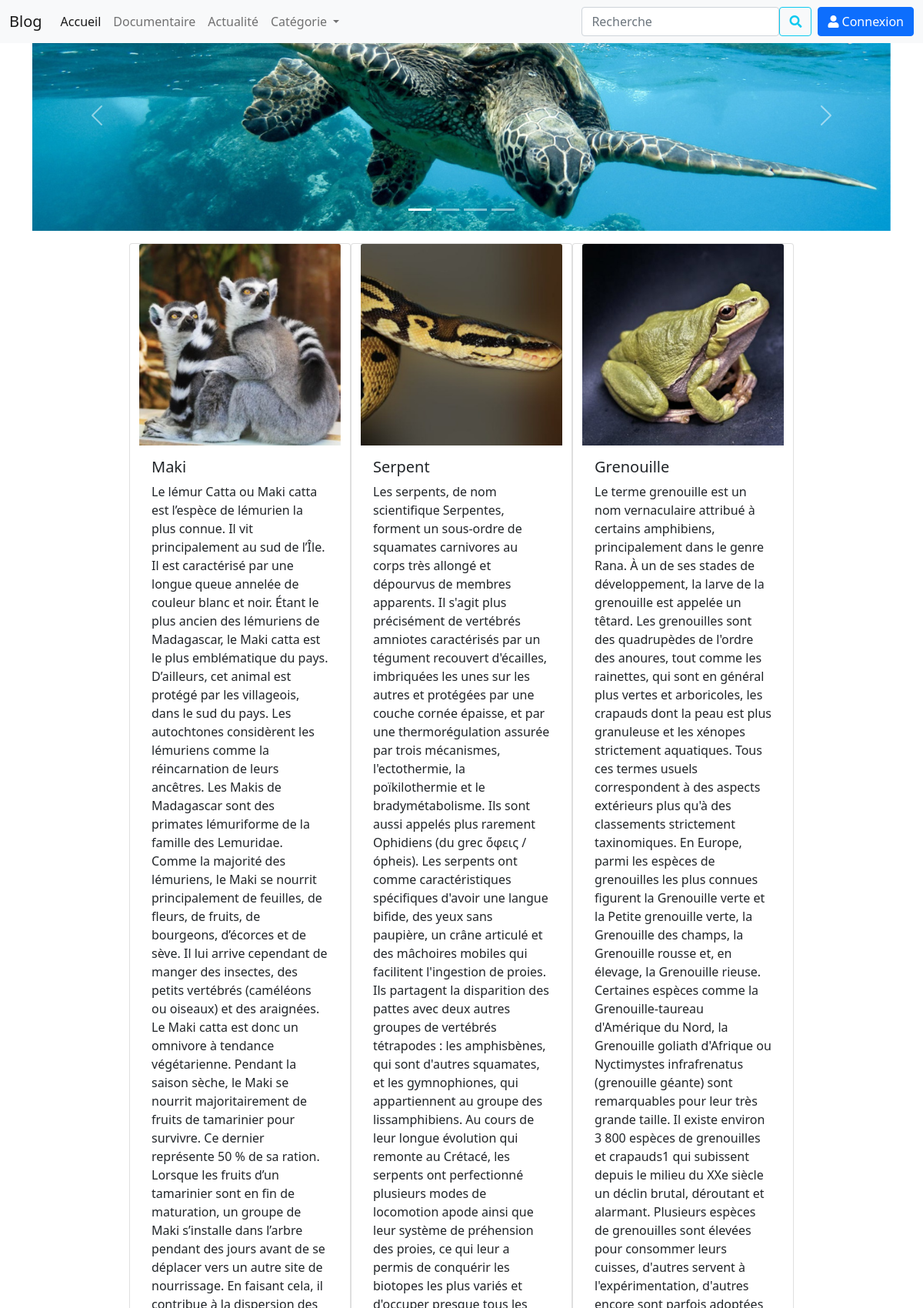
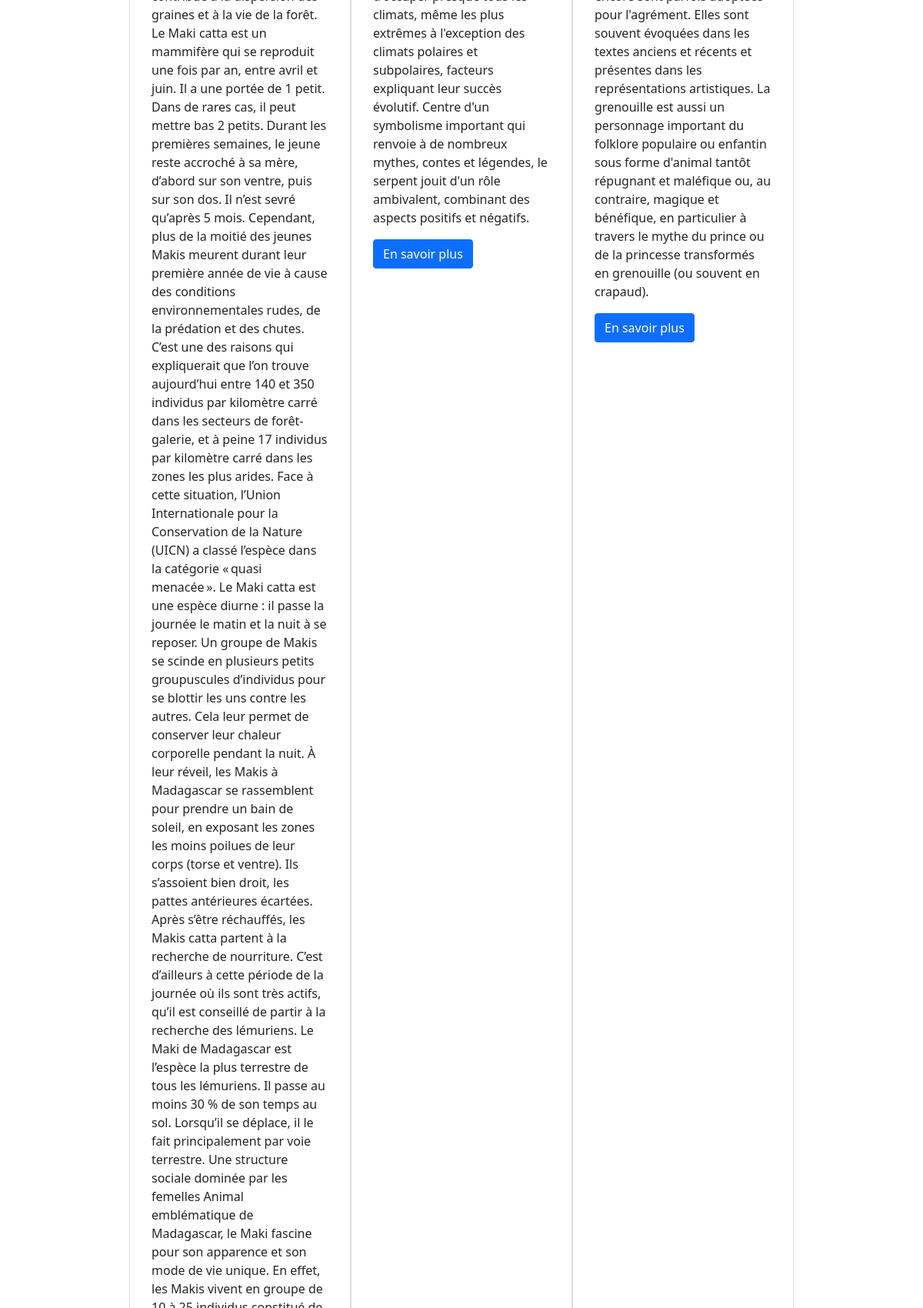
The page / (upper part) on the database its author committed (2 pictures, top to bottom).
### tables this page shows
CREATE TABLE `articles` (
  `id` int(11) NOT NULL,
  `titre` varchar(50) NOT NULL,
  `description` text NOT NULL,
  `categorie` int(11) DEFAULT NULL,
  `image` varchar(255) NOT NULL,
  `auteur` int(11) DEFAULT NULL,
  `date_creation` timestamp NOT NULL DEFAULT current_timestamp() ON UPDATE current_timestamp()
);

### admin/article/controllerArticle.php (called while the page is built, shortened)
<?php
function getArticles($pdo) {
    $stmt = $pdo->prepare("SELECT * FROM articles");
    $stmt->execute();
    return $stmt->fetchAll(PDO::FETCH_ASSOC);
}
?>

### index.php (the view, shortened to what this page needs)
<?php
require('admin/article/controllerArticle.php');
$articles = getArticles($pdo);
?>
<!DOCTYPE html>
<html lang="fr">
<head>
    <link href="/blog/assets/css/bootstrap.min.css" rel="stylesheet">
    <link href="/blog/fontawesome/css/all.min.css" rel="stylesheet">
</head>
<body>
<nav class="navbar navbar-expand-lg navbar-light bg-light fixed-top">
  <div class="container-fluid">
    <a class="navbar-brand" href="#">Blog</a>
    <div class="collapse navbar-collapse" id="navbarSupportedContent">
      <ul class="navbar-nav me-auto mb-2 mb-lg-0">
        <li class="nav-item">
          <a class="nav-link active" aria-current="page" href="#">Accueil</a>
        </li>
        <li class="nav-item">
          <a class="nav-link" href="#">Documentaire</a>
        </li>
        <li class="nav-item">
          <a class="nav-link" href="#">Actualité</a>
        </li>
        <li class="nav-item dropdown">
          <a class="nav-link dropdown-toggle" href="#" id="navbarDropdown" role="button" data-bs-toggle="dropdown" aria-expanded="false">
            Catégorie
          </a>
        </li>
      </ul>
      <form class="d-flex">
        <input class="form-control" type="search" placeholder="Recherche" aria-label="Search">
        <button class="btn btn-outline-info me-2" type="submit"><i class="fas fa-search"></i></button>
      </form>
      <a href="login-registration.php" class="btn btn-primary"><i class="fas fa-user"></i> Connexion</a>
    </div>
  </div>
</nav>
<div class="container">
<div id="carousel-animaux" class="carousel slide" data-bs-ride="carousel">
  <div class="carousel-indicators">
    <button type="button" data-bs-target="#carousel-animaux" data-bs-slide-to="0" class="active" aria-current="true" aria-label="Slide 1"></button>
    <button type="button" data-bs-target="#carousel-animaux" data-bs-slide-to="1" aria-label="Slide 2"></button>
    <button type="button" data-bs-target="#carousel-animaux" data-bs-slide-to="2" aria-label="Slide 3"></button>
    <button type="button" data-bs-target="#carousel-animaux" data-bs-slide-to="3" aria-label="Slide 4"></button>
</div>
  <div class="carousel-inner">
    <div class="carousel-item active">
      <img src="/blog/images/tortue.png" class="d-block w-100" alt="Image 1">
    </div>
  </div>
  <button class="carousel-control-prev" type="button" data-bs-target="#carousel-animaux" data-bs-slide="prev">
    <span class="carousel-control-prev-icon" aria-hidden="true"></span>
  </button>
  <button class="carousel-control-next" type="button" data-bs-target="#carousel-animaux" data-bs-slide="next">
    <span class="carousel-control-next-icon" aria-hidden="true"></span>
  </button>
</div>
<div class="row justify-content-center">
    <div class="row justify-content-center">
                <?php foreach ($articles as $article) : ?>
                <div class="col-md-3 mt-3 card" style="width: 18rem;" >
                    <img src="<?= $article["image"] ?>" class="card-img-top" alt="...">
                    <div class="card-body">
                        <h5 class="card-title"><?= $article["titre"] ?></h5>
                        <p class="card-text"><?= $article["description"] ?></p>
                        <a href="#" class="btn btn-primary">En savoir plus</a>
                    </div>
                </div>
                <?php endforeach; ?>
  </div>
</div>
</div>
</body>
</html>

### rows shown on the page
articles: image (picture), titre "Maki"
articles: image (picture), titre "Serpent", description "Les serpents, de nom scientifique Serpentes, forment un sous-ordre de squamates carnivores au corps très allongé et dépourvus de membres apparents. Il s'agit plus précisément de vertébrés amniotes caractérisés par un tégument recouvert d'écailles, imbriquées les unes sur les autres et protégées par une couche cornée épaisse, et par une thermorégulation assurée par trois mécanismes, l'ectothermie, la poïkilothermie et le bradymétabolisme. Ils sont aussi appelés plus rarement Ophidiens (du grec ὄφεις / ópheis). Les serpents ont comme caractéristiques spécifiques d'avoir une langue bifide, des yeux sans paupière, un crâne articulé et des mâchoires mobiles qui facilitent l'ingestion de proies.…"
articles: image (picture), titre "Grenouille", description "Le terme grenouille est un nom vernaculaire attribué à certains amphibiens, principalement dans le genre Rana. À un de ses stades de développement, la larve de la grenouille est appelée un têtard. Les grenouilles sont des quadrupèdes de l'ordre des anoures, tout comme les rainettes, qui sont en général plus vertes et arboricoles, les crapauds dont la peau est plus granuleuse et les xénopes strictement aquatiques. Tous ces termes usuels correspondent à des aspects extérieurs plus qu'à des classements strictement taxinomiques. En Europe, parmi les espèces de grenouilles les plus connues figurent la Grenouille verte et la Petite grenouille verte, la Grenouille des champs, la Grenouille rousse…"
